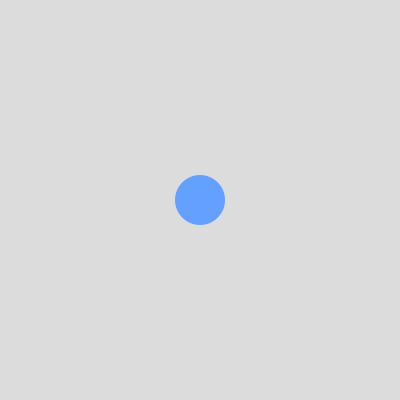
Frame 1 (no input)
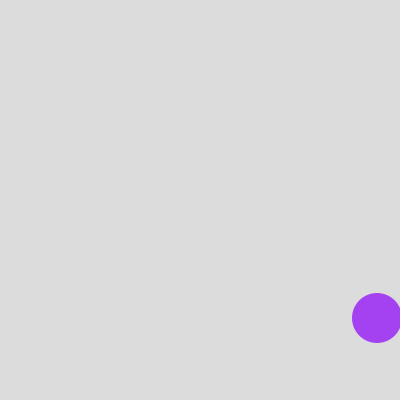
Frame 60 (the mouse pressed at the canvas centre just before this capture)
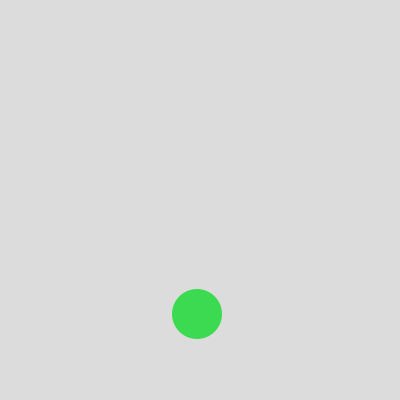
Frame 120 (the mouse held since frame 60 and released just before this capture)

The Processing sketch that drew these frames (run headless with seeded random() and noise(); from frame 60 on, the mouse is pressed at the canvas centre):

// Processing sketch: bouncing-ball
// ── bouncing-ball.pde
// Bouncing Ball Color
// One ball. Its position changes every frame by adding speed to it.
// When an edge condition becomes true, the ball reverses direction
// and picks a new color - a visible consequence of the if statement.

float x = 200;
float y = 200;

float speedX = 3;
float speedY = 2;

float radius = 25;

color ballColor;

void setup() {
  size(400, 400);
  ballColor = color(100, 160, 255);
}

void draw() {
  background(220);

  // Draw the ball where it currently is.
  fill(ballColor);
  noStroke();
  ellipse(x, y, radius * 2, radius * 2);

  // Move the ball: position changes every frame by its speed.
  x += speedX;
  y += speedY;

  // Left/right edge: reverse the horizontal speed and change color.
  if (x < radius || x > width - radius) {
    speedX *= -1;
    ballColor = color(random(255), random(255), random(255));
  }

  // Top/bottom edge: reverse the vertical speed and change color.
  if (y < radius || y > height - radius) {
    speedY *= -1;
    ballColor = color(random(255), random(255), random(255));
  }
}
